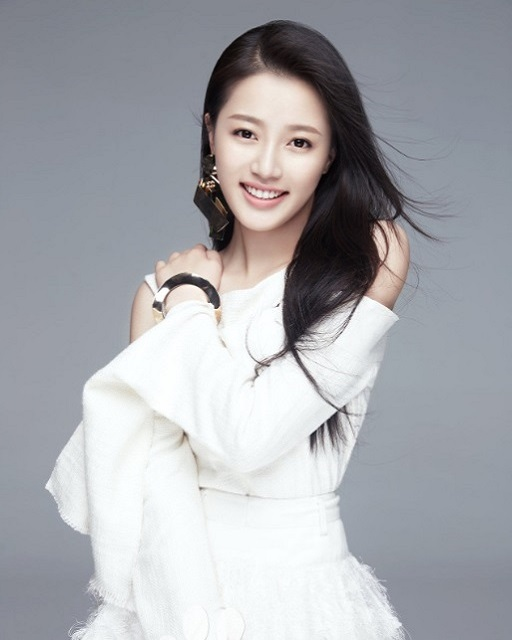
//> input picture images/master.jpg, 512 x 640 px
$ ./main041   (built with g++ and OpenCV 4)
//> lines starting //> are read from the running program, lines starting //| are printed output that depends on the picture; after the words box and inside, x2 and y2 are one past the last pixel; in counts of white or black regions, pixels touching at a corner belong together
/*
OpenCV中的基本阈值操作

假设我们已经寻找到合适的阈值T，那么对图像二值化分割可以看成是一种基本的阈值化操作，其实OpenCV除了支持正常的二值化阈值分割操作之外，还支持一些其它的阈值操作，OpenCV中支持的阈值操作的API如下：
double cv::threshold(
InputArray src,
OutputArray dst,
double thresh,
double maxval,
int type
)
其中type表示阈值分割的方法，支持如下五种：
THRESH_BINARY = 0  二值分割
THRESH_BINARY_INV = 1 反向二值分割
THRESH_TRUNC = 2 截断
THRESH_TOZERO = 3 取零
THRESH_TOZERO_INV = 4 反向取零
*/

#include <opencv2/opencv.hpp>
#include <iostream>

using namespace cv;
using namespace std;

int main(int argc, const char *argv[])
{
	Mat src = imread("../images/master.jpg");
//> src is the input picture: 640 rows x 512 cols, CV_8UC3; mean B, G, R 173.5, 168.6, 167.3
	if (src.empty()) {
		printf("could not load image...\n");
		return -1;
	}
	namedWindow("input", WINDOW_AUTOSIZE);
	imshow("input", src);

	// תۻΪܒ׈ͼб
	int T = 127;
	Mat gray, binary;
	cvtColor(src, gray, COLOR_BGR2GRAY);
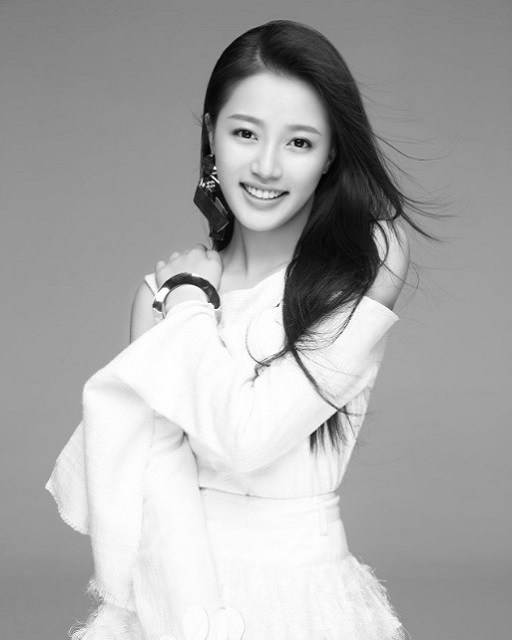
//> gray: 640 rows x 512 cols, CV_8UC1; min 1, max 255, mean 168.8
	for (int i = 0; i < 5; i++) {
		threshold(gray, binary, T, 255, i);
		imshow(format("binary_%d", i), binary);
		imwrite(format("./binary_%d.png", i), binary);
	}
//> this loop made 5 passes
//> pass 1, `threshold(gray, binary, T, 255, i);`:
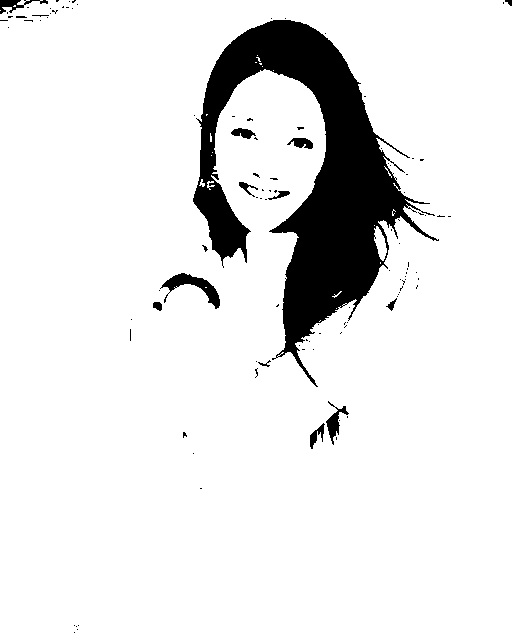
//> binary: 640 rows x 512 cols, CV_8UC1; 90.4% white; 110 black regions (96 under 20 px), largest, box (x1, y1, x2, y2) and area: (193, 20, 439, 387) 29109, (160, 273, 220, 309) 688, (326, 401, 349, 445) 313
//> pass 3, `threshold(gray, binary, T, 255, i);`:
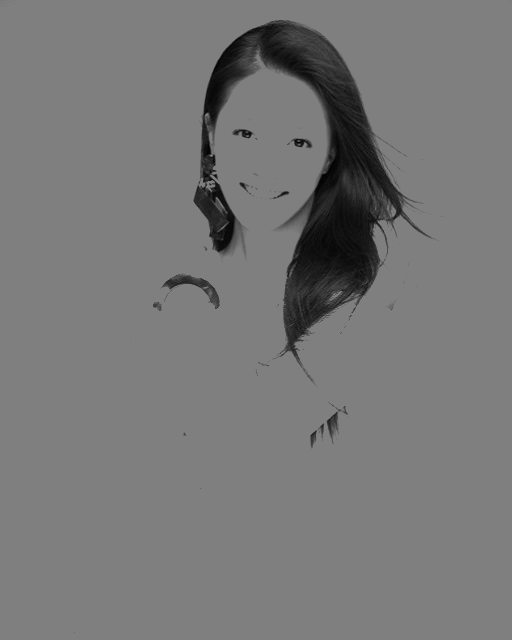
//> binary: 640 rows x 512 cols, CV_8UC1; min 1, max 127, mean 119.5
//> after the loop:
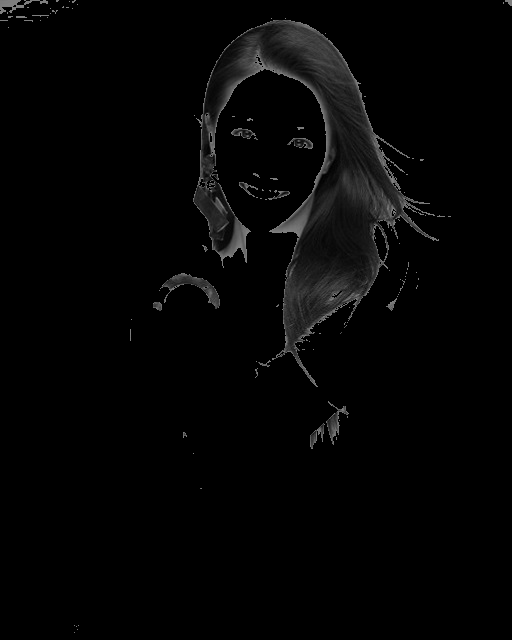
//> binary: 640 rows x 512 cols, CV_8UC1; min 0, max 127, mean 4.8
	waitKey(0);
	destroyAllWindows();

	return 0;
}
